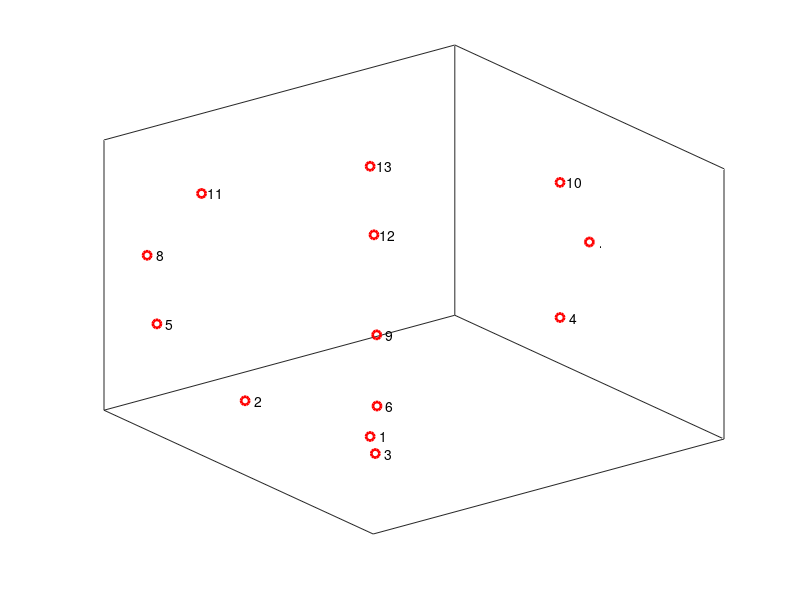

MATLAB code for this plot: (Note: this script raises an error after producing the figure.)
npts = 13;
t = linspace(0,8*pi,npts);
z = linspace(-1,1,npts);
omz = sqrt(1-z.^2);
xyz = [cos(t).*omz; sin(t).*omz; z];
plot3(xyz(1,:),xyz(2,:),xyz(3,:),'ro','LineWidth',2);
text(xyz(1,:),xyz(2,:),xyz(3,:),[repmat('  ',npts,1), num2str((1:npts)')])
set(gca,'XTick',[],'YTick',[],'ZTick',[])
box on
hold on
fnplt(cscvn(xyz(:,[1:end 1])),'r',2)